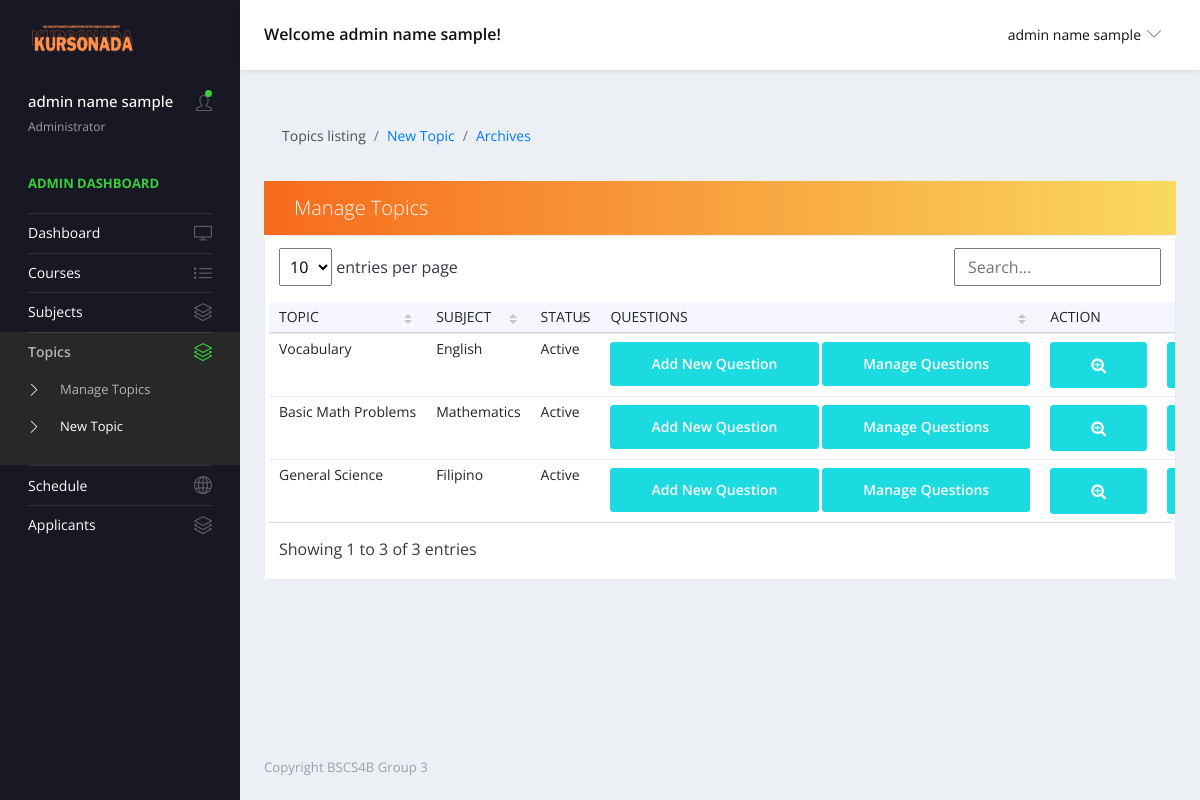
Screenshot of /views/manage-topics.php (signed in) with the database file from the repository.
### tables this page shows
CREATE TABLE `tbl_exam_topics` (
  `topic_id` int(11) NOT NULL,
  `topic_name` varchar(255) NOT NULL,
  `topic_desc` varchar(255) NOT NULL,
  `topic_duration` int(11) NOT NULL,
  `topic_stat` int(11) NOT NULL,
  `topic_stamp` timestamp NOT NULL DEFAULT current_timestamp(),
  `topic_subj` int(11) NOT NULL
);

CREATE TABLE `tbl_exam_subjects` (
  `subj_id` int(11) NOT NULL,
  `subj_name` varchar(255) NOT NULL,
  `subj_desc` varchar(255) NOT NULL,
  `subj_status` int(11) NOT NULL,
  `subj_timestamp` timestamp NOT NULL DEFAULT current_timestamp()
);

### forms/adminQueries.php (called while the page is built, shortened)
<?php
function getTopics() {
    $url = 'localhost';
    $username = 'root';
    $password = '';
    $conn = new mysqli($url, $username, $password, 'project');
    $sql = mysqli_query($conn,
    "SELECT *
    FROM tbl_exam_topics
    ");
    return mysqli_fetch_all($sql, MYSQLI_ASSOC);
}
?>

### views/manage-topics.php (the view, shortened to what this page needs)
<?php
    include '../forms/adminQueries.php';
?>
<!DOCTYPE html>
<html lang="en">
  <head>
    <link rel="stylesheet" href="../vendors/simple-line-icons/css/simple-line-icons.css">
    <link rel="stylesheet" href="../vendors/flag-icon-css/css/flag-icon.min.css">
    <link rel="stylesheet" href="../vendors/css/vendor.bundle.base.css">
    <link rel="stylesheet" href="../vendors/daterangepicker/daterangepicker.css">
    <link rel="stylesheet" href="../vendors/chartist/chartist.min.css">
    <link rel="stylesheet" href="../assets/css/style-admin.css">
    <link rel="stylesheet" href="https://cdnjs.cloudflare.com/ajax/libs/font-awesome/4.7.0/css/font-awesome.min.css">
  </head>
  <body>
    <div class="container-scroller">
      <nav class="navbar default-layout-navbar col-lg-12 col-12 p-0 fixed-top d-flex flex-row">
        <div class="navbar-brand-wrapper d-flex align-items-center">
          <a class="navbar-brand brand-logo" href="../views/admin.php">
            <img src="../assets/img/Kursonada.png" alt="logo" class="logo-dark" />
          </a>
        </div>
        <div class="navbar-menu-wrapper d-flex align-items-center flex-grow-1">
          <h5 class="mb-0 font-weight-medium d-none d-lg-flex">Welcome <?php echo ($_SESSION['fullname']); ?>!</h5>
          <ul class="navbar-nav navbar-nav-right ml-auto">
            <li class="nav-item dropdown d-none d-xl-inline-flex user-dropdown">
              <a class="nav-link dropdown-toggle" id="UserDropdown" href="#" data-toggle="dropdown" aria-expanded="false">
               <span class="font-weight-normal"> <?php echo ($_SESSION['fullname']); ?> </span></a>
            </li>
          </ul>
        </div>
      </nav>
      <div class="container-fluid page-body-wrapper">
        <nav class="sidebar sidebar-offcanvas" id="sidebar">
          <ul class="nav">
            <li class="nav-item nav-profile">
              <a href="#" class="nav-link">
                <div class="text-wrapper">
                  <p class="profile-name"><?php echo ($_SESSION['fullname']); ?></p>
                  <p class="designation">Administrator</p>
                </div>
                <div class="icon-container">
                  <i class="icon-user"></i>
                  <div class="dot-indicator bg-success"></div>
                </div>
              </a>
            </li>
            <li class="nav-item nav-category">
              <span class="nav-link">Admin Dashboard</span>
            </li>
            <li class="nav-item">
              <a class="nav-link" href="../views/admin.php">
                <span class="menu-title">Dashboard</span>
                <i class="icon-screen-desktop menu-icon"></i>
              </a>
            </li>
            <li class="nav-item">
              <a class="nav-link" href="../views/admin-courses.php">
                <span class="menu-title">Courses</span>
                <i class="icon-list menu-icon"></i>
              </a>
            </li>
            <li class="nav-item">
              <a class="nav-link" data-toggle="collapse" href="#ui-subjects" aria-expanded="false" aria-controls="ui-subjects">
                <span class="menu-title">Subjects</span>
                <i class="icon-layers menu-icon"></i>
              </a>
            </li>
            <li class="nav-item">
              <a class="nav-link" data-toggle="collapse" href="#ui-topics" aria-expanded="false" aria-controls="ui-topics">
                <span class="menu-title">Topics</span>
                <i class="icon-layers menu-icon"></i>
              </a>
              <div class="collapse" id="ui-topics">
                <ul class="nav flex-column sub-menu">
                  <li class="nav-item"> <a class="nav-link" href="../views/manage-topics.php">Manage Topics</a></li>
                  <li class="nav-item"> <a class="nav-link" href="../views/new-topic.php">New Topic</a></li>
                </ul>
              </div>
            </li>
            <li class="nav-item">
              <a class="nav-link" href="../views/admin-schedule.php">
                <span class="menu-title">Schedule</span>
                <i class="icon-globe menu-icon"></i>
              </a>
            </li>
            <li class="nav-item">
              <a class="nav-link" data-toggle="collapse" href="#ui-applicants" aria-expanded="false" aria-controls="ui-applicants">
                <span class="menu-title">Applicants</span>
                <i class="icon-layers menu-icon"></i>
              </a>
            </li>
          </ul>
        </nav>
        <div class="main-panel">
        <div class="content-wrapper">
          <div class="page-header">
            <nav>
              <ol class="breadcrumb">
                <li class="breadcrumb-item active">Topics listing</li>
                <li class="breadcrumb-item"><a href="../views/new-topic.php">New Topic</a></li>
                <li class="breadcrumb-item"><a href="../views/archived_topic.php">Archives</a></li>
              </ol>
            </nav>
          </div>
          <div class="row quick-action-toolbar">
            <div class="col-md-12 grid-margin">
              <div class="card">
                  <div class="card-header d-block d-md-flex">
                    <p class="lead mb-0 ">Manage Topics</p>
                  </div>
                  <div class="table-responsive border rounded p-1">
                    <table class="table table-hover text-nowrap datatable">
                      <thead>
                        <tr>
                          <th scope="col">TOPIC</th>
                          <th scope="col">SUBJECT</th>
                          <th scope="col">STATUS</th>
                          <th scope="col">QUESTIONS</th>
                          <th scope="col">ACTION</th>
                        </tr>
                      </thead>
                      <tbody>
                        <?php
                        $rows = getTopics();
                        $i = 0;
                        while ($i < count($rows)) {
                          $row = $rows[$i];
                          $id = $row['topic_id'];
                          $name = $row['topic_name'];
                          $state = $row['topic_stat'];
                          $desc = $row['topic_desc'];
                          $duration = $row['topic_duration'];
                          $subj = $row['topic_subj'];
                          $stamp = $row['topic_stamp'];
                          if ($state == 1){ $status = "Active";}
                          else if ($state == 0) { $status = "Inactive";}
                          $url = 'localhost';
                          $username = 'root';
                          $password = '';
                          $conn = new mysqli($url, $username, $password, 'project');
                        $sql = "select * from tbl_exam_subjects where subj_id = '".$subj."'";
                        $result = $conn->query($sql);
                        $check = $result->fetch_assoc();
                          $subject = $check['subj_name'];
                        $lqs = "select count(*) as total from tbl_topic_questions where Que_topic = '".$id."'";
                        $count = $conn->query($lqs);
                        $recheck = $count->fetch_assoc();
                          $que_count = $recheck['total'];
                          echo "<tr>
                                    <td>" . $name . "</td>
                                    <td>" . $subject . "</td>
                                    <td>" . $status . "</td>
                                    <td>" .
                            "<div class='d-flex '>
                                <form method='POST'>
                                <button type='button' id='addbutton' class = 'btn btn-primary editbtn' data-bs-toggle='modal' data-bs-target='#addModal' data-editid='$id' data-editName='$name' onClick='addQuestion(this)'>
                                Add New Question
                               </button>
                               <button type='button' id='managebutton' class = 'btn btn-primary editbtn' data-bs-toggle='modal' data-bs-target='#manageModal' data-manageid='$id' data-manageCount='$que_count' data-manageName='$name' onClick='manageQuestion(this)'>
                               Manage Questions
                              </button>";
                          echo "</form>" .
                            "</div>" .
                            "</td>" .
                            "<td>" .
                            "<div class='d-flex '>
                                <form method='POST'>
                                <button type='button' id='expandbutton' class = 'btn btn-primary editbtn' data-bs-toggle='modal' data-bs-target='#expandmodal' data-exname='$name' data-exStatus='$state' data-exSubj='$subject' data-dura='$duration' data-exDesc='$desc' data-exTime='$stamp' onClick='expand(this)'>
                                <i class='fa fa-search-plus'></i>
                               </button>
                                <button type='button' id='editButton' class = 'btn btn-primary mx-3 editbtn' data-bs-toggle='modal' data-bs-target='#editmodal' data-editid='$id' data-editName='$name' data-dura='$duration data-status='$state' data-description='$desc' onClick='editSubject(this)'>
                                <i class='fa fa-pencil'></i>
                                </button>
                            <button type='button' class='btn btn-danger delbtn' data-bs-toggle='modal' data-bs-target='#delmodal' data-courseid='$id' data-question='$name' onClick='archiveCourse(this)'><i class='fa fa-trash-o'></i></button> </form>" .
                            "</div>" .
                            "</td>" .
                            "</td>
                                  </tr>";
                          $i++;
                        }
                        ?>
                      </tbody>
                    </table>
                      </div>
                  </div>
              </div>
          </div>
        </div>
        <footer class="footer">
          <div class="d-sm-flex justify-content-center justify-content-sm-between">
            <span class="text-muted d-block text-center text-sm-left d-sm-inline-block">Copyright BSCS4B Group 3</span>
          </div>
        </footer>
      </div>
    </div>
    </div>
    <link href="../assets/vendor/simple-datatables/style.css" rel="stylesheet">
  </body>
</html>

### rows the page displays
tbl_exam_topics: topic_name "Vocabulary", tbl_exam_subjects.subj_name "English", topic_stat "Active"
tbl_exam_topics: topic_name "Basic Math Problems", tbl_exam_subjects.subj_name "Mathematics", topic_stat "Active"
tbl_exam_topics: topic_name "General Science", tbl_exam_subjects.subj_name "Filipino", topic_stat "Active"

### other values shown
$_SESSION['fullname'] "admin name sample"
